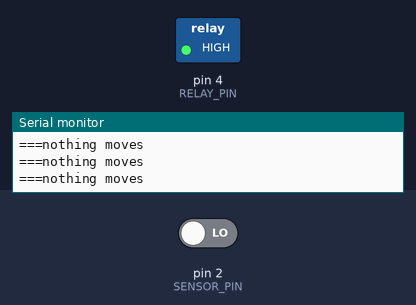
A sketch run on a simulated Arduino Uno, built with avr-gcc and run on an emulated ATmega328P. Shown: switched loads named in the sketch (green lamp = pin HIGH), the last lines printed to the serial monitor. The test bench sets the inputs (shaded band); at power-on: pin 2 (SENSOR_PIN) LOW.

Above: at 1.8 s.
1.9 s: pin 2 (SENSOR_PIN) driven HIGH
At 3.1 s:
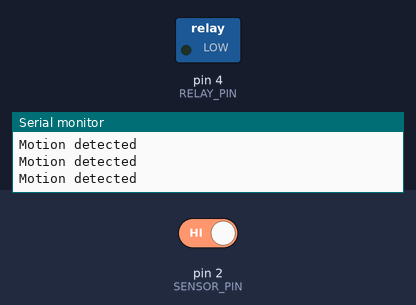
3.5 s: pin 2 (SENSOR_PIN) driven LOW
At 4.3 s:
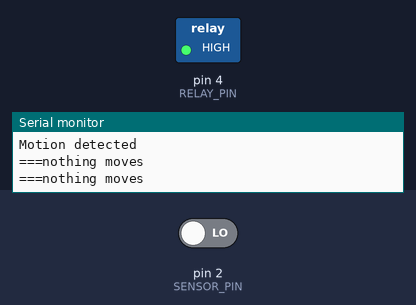
Timing chart, 0 to 6.5 s (numbered marks = the images above; inputs shaded):
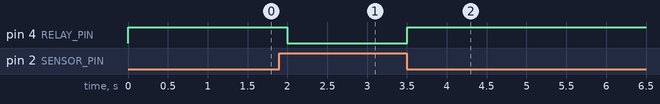

The sketch:

ProjetoHC-Lampada-Teste.ino
```cpp
const int SENSOR_PIN = 2;// o pino Arduino conectado ao fio de saída (meio) do sensor
const int RELAY_PIN = 4; // o pino Arduino que está conectado ao controle do relé

void setup() {
  Serial.begin(9600); // configurar o Monitor Serial para exibir informações
   Serial.println("Arduino Tutorial");
   Serial.println("HC-SR501 sensor with relay");
  pinMode(SENSOR_PIN, INPUT); // Definir SENSOR_PIN como Entrada do sensor
  pinMode(RELAY_PIN, OUTPUT); // Definir RELAY_PIN como SAÍDA para o relé
}

void loop() {
  int motion =digitalRead(SENSOR_PIN);// ler o pino do sensor e armazená-lo na variável "motion"

  // se movimento for detectado
  if(motion){
    Serial.println("Motion detected");
    digitalWrite(RELAY_PIN, LOW);// // Ligar o relé
  }else{
     Serial.println("===nothing moves");
     digitalWrite(RELAY_PIN,HIGH); // Desligar o relé
  }
  delay(500);

}
```

Measured:
- after the input at 1.9 s, pin 4 (RELAY_PIN): HIGH → LOW after 0.10 s
- after the input at 3.5 s, pin 4 (RELAY_PIN): LOW → HIGH at once
